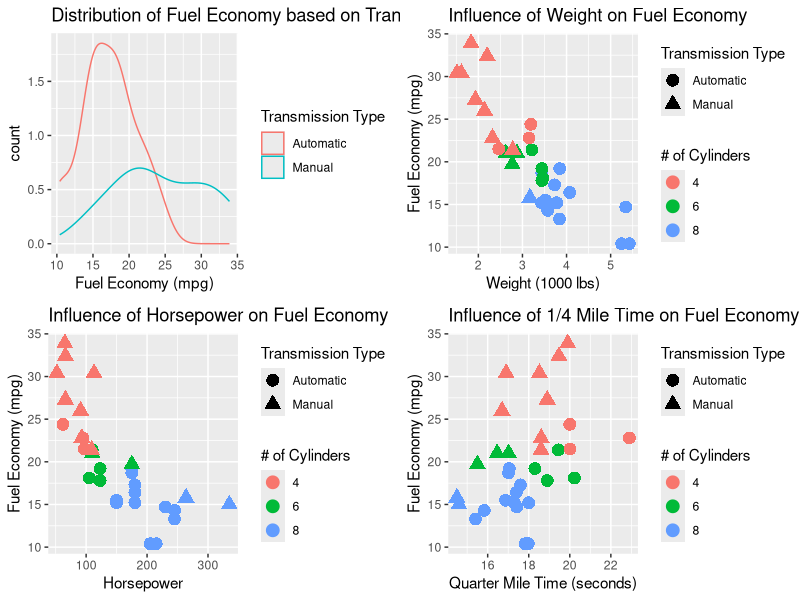
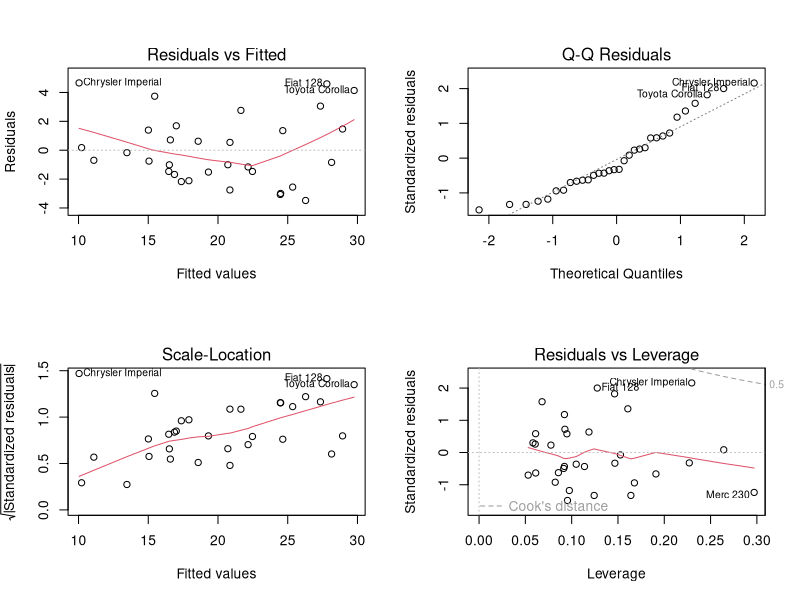

Write the R code that produced these figures, in order.
## ---- chunk 1
library(datasets)
data <- mtcars
data$am <- as.factor(data$am)
fitAll <- lm(mpg ~., data=data)

fitOpt <- step(fitAll, direction="both", trace=FALSE)

amFit <- summary(fitOpt)$coefficients[4,]
wtFit <- summary(fitOpt)$coefficients[2,]
qsecFit <- summary(fitOpt)$coefficients[2,]
## ---- chunk 2
library(datasets); library(knitr)
data <- mtcars
table(is.na(data))
head(data, 3)
## ---- chunk 3
data$am <- as.factor(data$am)
fitAll <- lm(mpg ~., data=data)
kable(summary(fitAll)$coefficients)
fitOpt <- step(fitAll, direction="both", trace=FALSE)
kable(summary(fitOpt)$coefficients)
## ---- chunk 4
fAll<-summary(fitAll)$fstatistic
pAll<-pf(fAll[1],fAll[2],fAll[3],lower.tail=FALSE)
fOpt<-summary(fitOpt)$fstatistic
pOpt<-pf(fOpt[1],fOpt[2],fOpt[3],lower.tail=FALSE)
df<- formatC(cbind(rbind(summary(fitAll)$sigma, summary(fitAll)$r.squared, summary(fitAll)$adj.r.squared, summary(fitAll)$fstatistic[1], pAll), rbind(summary(fitOpt)$sigma, summary(fitOpt)$r.squared, summary(fitOpt)$adj.r.squared, summary(fitOpt)$fstatistic[1], pOpt)),digits=4)
rownames(df) <- c("Residual Standard Error", "R Squared", "Adjusted R Squared", "F Statistic", "p Value")
colnames(df) <- c("All Fit", "Optimal Fit")
kable(df)
## ---- chunk 5
library(ggplot2); library(gridExtra)

p1 <- ggplot(data, aes(x=mpg, color=am)) +
      geom_density(aes(y = ..count..)) +
      xlab("Fuel Economy (mpg)") +
      ggtitle("Distribution of Fuel Economy based on Transmission") +
      scale_color_discrete(name = "Transmission Type", labels=c("Automatic", "Manual") )

p2 <- ggplot(data, aes(x=wt, y=mpg, color=as.factor(cyl), shape=am)) +
      geom_point(size=4) +
      xlab("Weight (1000 lbs)") +
      ylab("Fuel Economy (mpg)") + 
      ggtitle("Influence of Weight on Fuel Economy") +
      scale_color_discrete(name = "# of Cylinders" ) +
      scale_shape_discrete("Transmission Type", labels=c("Automatic", "Manual"))

p3 <- ggplot(data, aes(x=hp, y=mpg, color=as.factor(cyl), shape=am)) +
      geom_point(size=4)+
      xlab("Horsepower") +
      ylab("Fuel Economy (mpg)") + 
      ggtitle("Influence of Horsepower on Fuel Economy") +
      scale_color_discrete(name = "# of Cylinders" ) +
      scale_shape_discrete("Transmission Type", labels=c("Automatic", "Manual"))

p4 <- ggplot(data, aes(x=qsec, y=mpg, color=as.factor(cyl), shape=am)) +
      geom_point(size=4) +
      xlab("Quarter Mile Time (seconds)") +
      ylab("Fuel Economy (mpg)") + 
      ggtitle("Influence of 1/4 Mile Time on Fuel Economy") +
      scale_color_discrete(name = "# of Cylinders" ) +
      scale_shape_discrete("Transmission Type", labels=c("Automatic", "Manual"))

grid.arrange(p1, p2, p3, p4, nrow=2)
## ---- chunk 6
par(mfrow = c(2, 2))
plot(fitOpt)
